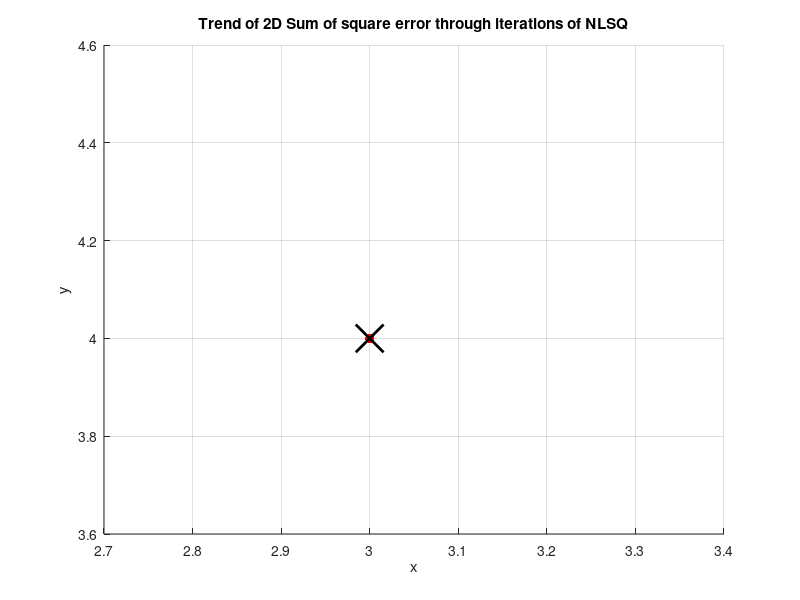
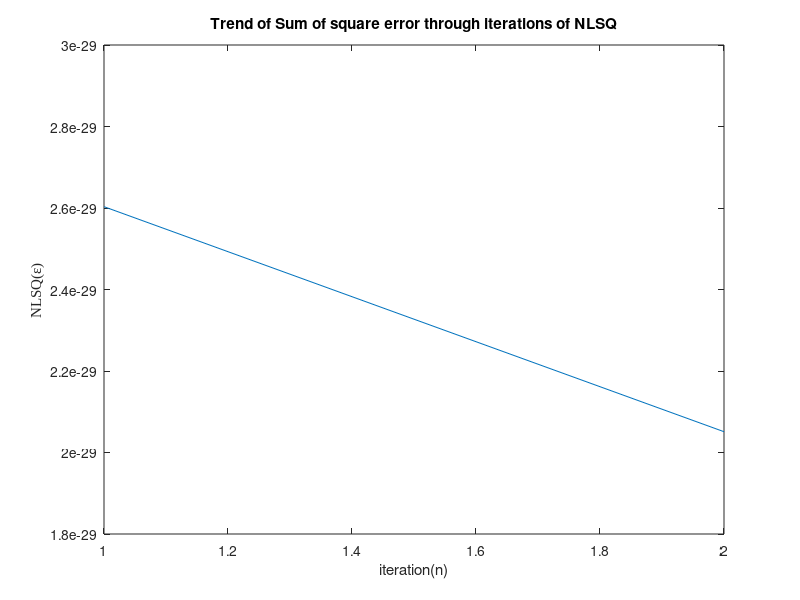
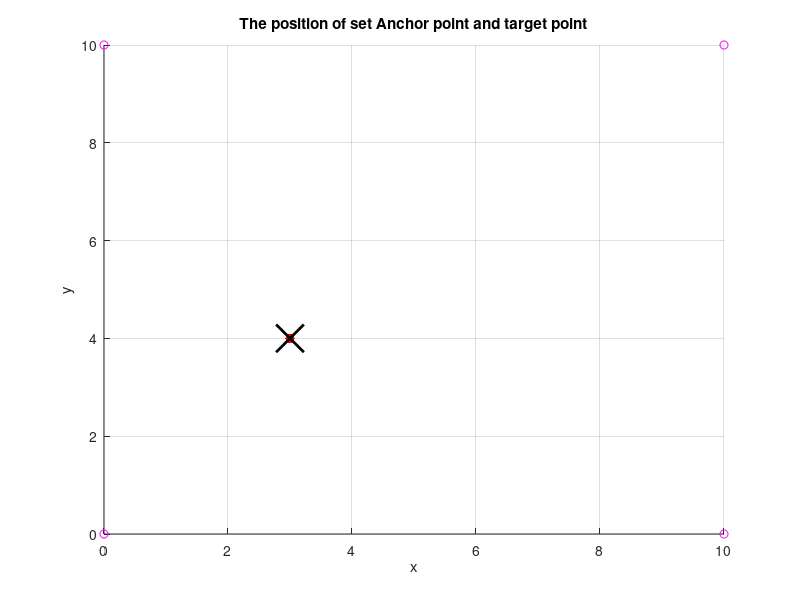

The MATLAB source for these figures, in order:
clear; %clears workspace data and variables
clc; %clears output in command
close all; %close all figures and windows related to program

%Translate 3D trilateration to 2D trilateration using known z-coordinate
%reading. Z reading is from barometer, with expected error of 0.10m/10cm.

%values are in metres.

%Let reference anchor be A1

A1 = [0; 0; 0]; %For simplicity, start as close to origin as possible
A2 = [10; 0; 0]; %extreme end for positive x and y axis, use for z-axis check
A3 = [0; 10; 0]; % positive x, positive y
A4 = [10; 10; 0]; %positive x, negative y
A5 = [-5; 5; 0]; % negative x, positive y
A6 = [-10; -10; 0]; %extreme end for negative x and y axis, use for z-axis check
% A7 = [-3; -7; 0]; %negative x, negative y, not to extreme end
% A8 = [6; 8; 3]; %wild card, as long as not far away from extreme end

%Create matrix system of anchor coordinates.
%As a result, each row correspond to a dimension/axis i.e. x,y,z
%Each column corresponds to the specific anchor
Anchor = [A1 A2 A3 A4]; %Unique 2D solution
% Anchor = [A1 A2 A3 A4 A5 A6]; %Unique 3D solution 

%n--number of nodes
n = length(Anchor);
% n = 4;

% Area_cap = 10; %Set maximum coordinate aka size of floor
% %Generate 2D random coordinates, then add in a fixed z-coordinate. Assume
% %all anchors are on the same level.
% Anchor = Area_cap*randn(2,n); 
% %Impose ground level assumption for all anchors first. Height variation of
% %anchors can come later
% for i = 1:n
%     Anchor(3,n) = 0;
% end
% %randn(n,3) generates a nx3 matrix of normally distributed random values
% %from 0 to 1

%Define degree of random measurement error from ranging sensor here
random_error = 0.2;
baro_error = 0.1; %barometer has error up to 10 cm i.e. 0.1 m

%define height reading from barometer, h
%typical storey height is 3m.
h = 18; %- baro_error + 2*baro_error*rand;

% target position, let this be known as tag.
Tag = [3; 4; h];

%tolerance for NLSQ method
tol = 10^-12;

%%%%%%%%%%%%%%%%%%
%Range measurement
%%%%%%%%%%%%%%%%%%
di = zeros(1,n); %d(i) is true distance between anchor and tag; i = 1 to n
Radius = zeros(1,n); %Radius is matrix of measured distance estimate between anchor and target coordinate
for i=1:n
     di(i) = sqrt(((Tag(1) - Anchor(1,i))^2) + ...
                  ((Tag(2) - Anchor(2,i))^2) + ...
                  ((Tag(3) - Anchor(3,i))^2));
     %If Radius is ideally same as measured distance di, then we can add
     %random error to di to create a realistic Radius.
%      Radius(i) = di(i) - random_error + 2*random_error*rand;  %with random error
     Radius(i) = di(i); %no error, base algorithm check
end

%d(i)(r) is true distance between anchor and reference anchor; i = 2 to n, r is reference
d_ir = zeros(1,n-1); 
for i = 1:n-1
    d_ir(i) = sqrt(((Anchor(1,1) - Anchor(1,i+1))^2) + ...
                   ((Anchor(2,1) - Anchor(2,i+1))^2) + ...
                   ((Anchor(3,1) - Anchor(3,i+1))^2));
end

%%%%%%%%%%%%%%%%%%%%%%%%%%%%%%%%%%%%%%%%%%%
%Horizontal Projection and other statistics
%%%%%%%%%%%%%%%%%%%%%%%%%%%%%%%%%%%%%%%%%%%
%Let there be horizontal projection from ranging called p
p = zeros(1,n);
%Let angle of range vector/measurement from horizontal porjection be theta
theta = zeros(1,n); %Actual angle from anchor to tag
meas_theta = zeros(1,n); %measured angle from anchor to tag, different from actual theta due to error
%Let there be 2D trilateration measurement r comprising of x and y
%coordinates only.
true_r = zeros(1,n);
for i=1:n
    %As range measurement d is known, height h is known, p can be found by
    %Pythogoras theorem. Assume height is zeroed to ground level or
    %reference anchor.
    p(i) = sqrt(Radius(i)^2 - h^2);
    theta(i) = asind(h / di(i));
    meas_theta(i) = asind(h / Radius(i));
    true_r(i) = sqrt((Tag(1) - Anchor(1,i))^2 + (Tag(2) - Anchor(2,i))^2);
end

%%%%
%LSQ
%%%%

% Ax = b
% In traditional LSQ evaluation (A' is tranpose in MATLAB terms)
% If A'A is non-singular and well-conditioned, A'Ax = A'b
% then x = inv(A'*A)*A'*b;
% If poorly conditioned, perform Orthogonal-triangular decomposition qr on
% A, A = QR, Rx = Q'b, then x = inv(R)*Q'*b

%A is state matrix of distances between anchor and reference anchor
%A = [transpose(A2-A1); ...; transpose(An-A1)];
A = zeros(n-1,3);
for i = 2:n %first element corresponds to 2nd anchor A2, not reference anchor A1
    for k = 1:3 
    %k is number of axes/dimensions
    %i is coordinate in axis corresponding to the anchor number
    %A in this case is transpose of (Ai - A1)
    A(i-1,k) = Anchor(k,i) - Anchor(k,1);
    end
end

b = zeros(n-1,1); %b is matrix of measured distance estimate from target coordinate
for i = 2:n %first element corresponds to 2nd anchor A2, not reference anchor A1
    %obtain approximation by cosine rule
    %bi1 = 0.5*((r1)^2 - (ri)^2 + (di1)^2)
    b(i-1,1) = 0.5*(Radius(1)^2 - Radius(i)^2 + d_ir(i-1)^2);
end

% %Implement MATLAB "lqsr" function to find LSQ coordinates (without
% %reference tag compensation)
% %Sum of square error for LSQ has to be found separately because of this
% %compensation
% maxit = 100; %maximum iterations
% tol = 10^-4; %tolerance, setting accuracy up to mm.
% x_raw = lsqr(A,b,tol,maxit);

%In traditional LSQ evaluation (A' is transpose in MATLAB terms)
% If A'A is non-singular and well-conditioned,
% then x = inv(A' * A) * A' * b;
% If poorly conditioned, perform Orthogonal-triangular decomposition qr on
% A, A = QR, Rx = Q'b, then x = inv(R)*Q'*b

sing_cond = cond(A'*A,inf);
if sing_cond < 10 %find condition number and determine if matrix is well conditioned
    x_raw = inv(A'*A)*A'*b; %assume A'A is non-singular and well-conditioned
else
    [Q,R] = qr(A);
    %Because A is not necessarily sqaure, use Moore-Penrose inverse.
    x_raw = pinv(R)*Q'*b;
end

%Actual coordinates of tag by LSQ method
%Because x in this case is really [x-x(A1); y-y(A1); z-z(A1)], need to add
%back A1's coordinates to find actual tag coordinates by LSQ method
x_lsq = x_raw + Anchor(:,1);
%Anchor(:,1) refers to the 1st column of Anchor i.e. Anchor 1 coordinates

%Let there be error variable e(i), where e(i) is difference between 
%actual 2D distance from anchor to tag and horizontal projection.
%ei = sqrt((x-xi)^2+(y-yi)^2) - p(i), i = 1 to n
lsq_e = zeros(1,n); %create matrix of error of each anchor, 1xn matrix
for i = 1:n
    lsq_e(1,i) = sqrt((x_lsq(1) - Anchor(1,i))^2 + ...
                      (x_lsq(2) - Anchor(2,i))^2 + ...
                      (x_lsq(3) - Anchor(3,i))^2) - Radius(i);
end

%Compile sum of square error for LSQ method
LSQ_square_error = 0;
for i = 1:n
    LSQ_square_error = LSQ_square_error + lsq_e(i)^2;
end

%%%%%%%%%%%%%
%NLSQ Model
%%%%%%%%%%%%%

%Aim of NLSQ is to minimise Error function F = sum(ei^2)

%Objective function is r-p = 0 i.e. the 2D range measurement is equal to
%the "scalar horizontal projection" p. Solve for system of non-linear
%equations.
%If not, use minimum sum of sqaure error; objective function is min (r-p)^2

%As we are constraining a 3D to a 2D problem, the coordinate going through
%NLSQ is in 2 dimensions instead of 3.

%%%%%%%%%%%%%%%%%%%%%%%%%%%%%%%%%
%Newton Ralphton loop for NLSQ
%%%%%%%%%%%%%%%%%%%%%%%%%%%%%%%%%
%Use Newton Ralphton method to reach minimum error function

%Get corrected coordinates changed by Newton's method. Let this be C.
T = [x_lsq(1); x_lsq(2)]; %Set LSQ result as initial guess

%This will be the final sum of square error after Newton's method, 
%initial value is the error from LSQ
NEsq = LSQ_square_error; 
%This will be final coordinates after Newton's method,
%initial value is C, the variable to be corrected iteratively
%Initialise variable to store C at iteration k for iteration k+1
previous_T = zeros(2,1);
Target = T; 

%Impose cap on iterations run.
iter = 0;
iter_cap = 10000;

%initialise variable for plotting points over NLSQ method
Plot_point = [x_lsq(1); x_lsq(2)]; %initialise with initial LSQ coordinate

while iter < iter_cap
    %Let there be Jacobian of tag coordinates J(q).
    %Let there be variable JqE aka transpose of J(q)*e
    xe = 0; ye = 0;
    %Let there be square matrix g = J(q)'*J(q)
    Jx = 0; Jy = 0;
    Jxy = 0; 
    
    %Let there be distance between anchor and tag d(i), i = 0 to n
    d_i = zeros(1,n);
    for i = 1:n
    %get actual 2D distance from one anchor to the target
        d_i(1,i) = sqrt((T(1) - Anchor(1,i))^2 +...
                        (T(2) - Anchor(2,i))^2);
    end
    
    for i = 1:n
        xe = xe + (T(1) - Anchor(1,i)) * (d_i(i) - p(i)) / d_i(i);
        ye = ye + (T(2) - Anchor(2,i)) * (d_i(i) - p(i)) / d_i(i);
    end

    JqE = [xe; ye];
    
    for i =1:n
        Jx = Jx + (T(1) - Anchor(1,i)) ^ 2 / (d_i(i) ^ 2);
        Jy = Jy + (T(2) - Anchor(2,i)) ^ 2 / (d_i(i) ^ 2);
        
        Jxy = Jxy + (T(1) - Anchor(1,i)) * (T(2) - Anchor(2,i)) / (d_i(i) ^ 2);
    end
    
    g = [Jx Jxy; Jxy Jy];
    
    %Get corrected coordinates
    T = T - (inv(g) * JqE); %corrected coordinates here
        
    %Update calculated 2D points in the list
    Plot_point = [Plot_point T];
    
    %Find new error
    nlsq_e = zeros(1,n); %create matrix of error of each anchor
    for i = 1:n
        nlsq_e(1,i) = sqrt((T(1) - Anchor(1,i))^2 + ...
                           (T(2) - Anchor(2,i))^2) - p(i);
    end
    
    %Compile sum of square error for NLSQ method
    NLSQ_square_error = 0;
    for i = 1:n
        NLSQ_square_error = NLSQ_square_error + nlsq_e(i)^2;
    end
    
    %NLSQ_sqe_trend is collection of NLSQ Sum of square error at each iteration over
    %time, p is data point number
    %At every iteration, paste in the NLSQ Sum of square error at iteration
    %p
    NLSQ_sqe_trend(iter+1) = NLSQ_square_error;
    
    %Update iteration
    Target = T;
    NEsq = NLSQ_square_error;
    
    %If criterion reached before iteration cap, terminate Newton method
    %Criterion: Change in coordinates between current and previous
    %iteration is sufficiently small (ideally 0)
    if abs(Target(1) - previous_T(1)) < tol && ...
       abs(Target(2) - previous_T(2)) < tol
        break
    end
    
    %update iterations done so far, store current iteration k for next
    %cycle k+1
    iter = iter + 1;
    previous_T = T; %store previous iteration of T here
end

%Substitute back in known z-coordinate into calculations
Target(3) = h;

%Find the sum of square error from this method in 3D.
final_3Derror = 0;
threed_e = zeros(1,n); %create matrix of error of each anchor
for i = 1:n
    threed_e(1,i) = sqrt((Target(1) - Anchor(1,i))^2 + ...
                         (Target(2) - Anchor(2,i))^2 + ...
                         (Target(3) - Anchor(3,i))^2) - Radius(i);
end

%Compile sum of square error for NLSQ method
final_3Dsqerror = 0;
for i = 1:n
   final_3Dsqerror = final_3Dsqerror + threed_e(i)^2;
end

%%%%%%%%%%%%%%%%%%
%%% True Error %%% 
%%%$$%%%%%%%%%%%%%
%find true error of lsq, nlsq, and lsqnonlin coordinates
te_lsq = zeros(1,3);
for i=1:3
    te_lsq(i) = Tag(i) - x_lsq(i);
end

te_nlsq = zeros(1,3);
for i=1:3
    te_nlsq(i) = Tag(i) - Target(i);
end

%Matrix of actual distance between anchor and tag is found earlier as di.

%find true error from tag to each anchor (true distance vs measured distance)
tag_e = zeros(1,n); %create matrix of error of each anchor
for i = 1:n
    tag_e(1,i) = di(i) - Radius(i);
end
%Compile sum of square error for true coordinates
True_square_error = 0;
for i = 1:n
    True_square_error = True_square_error + tag_e(i)^2;
end

%%%%%%%%%%%%%%%%%
%%%  Display  %%%
%%%%%%%%%%%%%%%%%

%Display true error between tag coordinates and calculated coordinates 
% R Result
disp('Set Radius and True target point: ');
fprintf('Measured Distance between Tag and anchor is:\n'); disp(Radius);
fprintf('Actual Distance between Tag and anchor is:\n'); disp(di);
fprintf('True measurement error of each anchor is:\n'); disp(tag_e); 
fprintf('Sum of true square error is %g \n\n', True_square_error);
fprintf('True coordinates is (%g, %g, %g) \n\n\n', ...
        Tag(1), Tag(2), Tag(3));

%Horizontal distnace comparison
fprintf('Horizontal projection is'); disp(p);
fprintf('True 2D distance is'); disp(true_r);
%Angle comparison
fprintf('Angle of anchor to Target is '); disp(theta);
fprintf('Measured Angle of anchor to Target is '); disp(meas_theta);

%LSQ Result
disp('LSQ Result:');
fprintf('LSQ coordinates were (%g, %g, %g) \n\n', x_lsq(1), x_lsq(2), x_lsq(3));
disp('Error of each anchor from LSQ is:'); disp(lsq_e);
fprintf('Sum of square error from LSQ is: %g \n \n', LSQ_square_error);
fprintf('True error of LSQ coordinates is: (%g, %g, %g) \n\n', ...
        te_lsq(1), te_lsq(2), te_lsq(3));
fprintf('Sum of square true error from LSQ is: %.5e \n\n\n', sum(te_lsq.^2)); 
    
%NLSQ results
disp('NLSQ Result:');
fprintf('NLSQ method converged after iteration %d \n\n', iter);
fprintf('NLSQ coordinates were: (%g, %g, %g) \n\n', Target(1), Target(2), Target(3));
disp('Error of each anchor from NLSQ is:'); disp(nlsq_e);
fprintf('Sum of 2D square error is %g \n', NEsq);
fprintf('Sum of 3D square error is %g \n\n', final_3Dsqerror);
fprintf('True error of NLSQ coordinates is: (%g, %g, %g) \n\n', ...
        te_nlsq(1), te_nlsq(2), te_nlsq(3));
fprintf('Sum of square true error from NLSQ is: %.5e \n\n\n', sum(te_nlsq.^2)); 
    
%%%%%%%%%%%%%%%%%%
%%%%   plot   %%%%
%%%%%%%%%%%%%%%%%%

%%% figure of found 2D 'target' point  %%%
figure('Name','Trend of coordinates through iterations of NLSQ');
hold on;
plot(Plot_point(1,:),Plot_point(2,:),'b*');
grid on;

%%% Target from LSQ in 2D %%%
plot(x_lsq(1),x_lsq(2),'r.','MarkerSize',20);

%%% Final Target from NLSQ  %%%
plot(Target(1),Target(2),'kx','MarkerSize',20,'LineWidth',2);
title('Trend of 2D Sum of square error through iterations of NLSQ');
xlabel('x' );
ylabel('y');
hold off;

%%%  plot the 2D error trend  %%%
figure('Name','Trend of Sum of square error through iterations of NLSQ');
plot(NLSQ_sqe_trend);
title('Trend of Sum of square error through iterations of NLSQ');
xlabel('iteration(n)' );
ylabel('NLSQ(\epsilon)','Fontname', 'Times New Roman');

%%%  plot the anchor point and the target point  %%%
figure('Name','The position of set Anchor point and target point');
hold on;
plot(Plot_point(1,:),Plot_point(2,:),'b*');
grid on;

%%% Target from LSQ  %%%
plot3(x_lsq(1),x_lsq(2),x_lsq(3),'r.','MarkerSize',20);

%%% Final Target from NLSQ  %%%
plot3(Target(1),Target(2),Target(3),'kx','MarkerSize',20,'LineWidth',2);
plot3(Anchor(1,:),Anchor(2,:),Anchor(3,:),'mo');
title('The position of set Anchor point and target point');
xlabel('x' );
ylabel('y');
zlabel('z');
hold off;